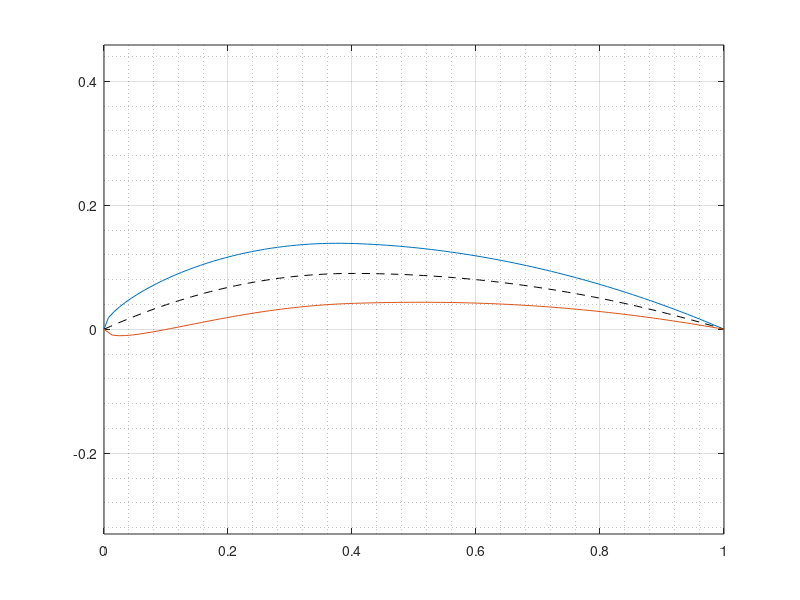

This chart was generated by the following MATLAB code:
clc; clear; close all

NACA = '9410';
num_of_points = 100;

% ========================

m = str2num(NACA(1))/100;
p = str2num(NACA(2))/10;
t = str2num(NACA(3:4))/100;

delta_x = 1 / (num_of_points-1);
x        = zeros(num_of_points,1);
dy_c__dx = zeros(num_of_points,1);
y_t      = zeros(num_of_points,1);
theta    = zeros(num_of_points,1);
y_c      = zeros(num_of_points,1);
x_L      = zeros(num_of_points,1);
x_U      = zeros(num_of_points,1);
y_L      = zeros(num_of_points,1);
y_U      = zeros(num_of_points,1);
for i = 0:num_of_points-1
    x(i+1)= delta_x * i;
    y_t(i+1) = 5 * t * (0.2969 * sqrt(x(i+1)) - 0.1260 * x(i+1) - 0.3516 * x(i+1)^2 + 0.2843 * x(i+1)^3 - 0.1036 * x(i+1)^4);
    
    if p == 0 || m == 0
        x_U(i+1) = x(i+1);
        x_L(i+1) = x(i+1);
        y_U(i+1) = y_t(i+1);
        y_L(i+1) = -y_t(i+1);
    else 
        if x(i+1) <= p
            y_c(i+1)      = m / p^2 * (2 * p * x(i+1) - x(i+1)^2);
            dy_c__dx(i+1) = m / p^2 * (p - x(i+1));
        else
            y_c(i+1)      = m / (1 - p)^2 * ((1 - 2 * p) + 2 * p * x(i+1) - x(i+1)^2);
            dy_c__dx(i+1) = 2 * m / (1 - p)^2 * (p - x(i+1));
        end
        theta(i+1) = atan(dy_c__dx(i+1));
    
        x_U(i+1) = x(i+1) - y_t(i+1) * sin(theta(i+1));
        x_L(i+1) = x(i+1) + y_t(i+1) * sin(theta(i+1));
        y_U(i+1) = y_c(i+1) + y_t(i+1) * cos(theta(i+1));
        y_L(i+1) = y_c(i+1) - y_t(i+1) * cos(theta(i+1));
    end
end

fig1 = figure(1);
hold all
plot(x_U, y_U)
plot(x, y_c, '--k')
plot(x_L, y_L)
axis equal
grid on
grid minor
box on
